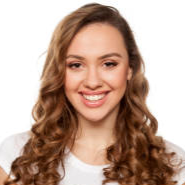
#> input picture Lab1/Part3/images/img5.png, 185 x 185 px, found by its file name
$ python q7.py
#> lines starting #> are read from the running program, lines starting #| are printed output that depends on the picture
import cv2
import numpy as np
import matplotlib.pyplot as plt
img1 = cv2.imread(
    r"S:\Computer Vision\Lab1\Part3\images\img5.png",
    cv2.IMREAD_GRAYSCALE
)
#> img1: shape (185, 185); min 4, max 255, mean 170.7
img2 = cv2.imread(
    r"S:\Computer Vision\Lab1\Part3\images\img6.png",
    cv2.IMREAD_GRAYSCALE
)
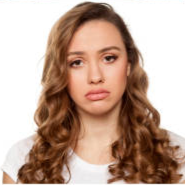
#> input picture Lab1/Part3/images/img6.png, 185 x 185 px, found by its file name
#> img2: shape (185, 185); min 5, max 255, mean 171.3
if img1 is None or img2 is None:
    raise FileNotFoundError("Could not load one or both images.")
# Make both images the same size
img2 = cv2.resize(
    img2,
    (img1.shape[1], img1.shape[0])
)


# Convert to float
img1 = img1.astype(np.float32)
img2 = img2.astype(np.float32)


# =========================================================
# 2. PARAMETERS
# =========================================================

levels = 5

# Bilateral filter parameters
d = 9
sigma_color = 75
sigma_space = 75


# =========================================================
# 3. BILATERAL PYRAMID
# =========================================================

def bilateral_pyramid(
    img,
    levels,
    d,
    sigma_color,
    sigma_space
):

    pyramid = [img]

    current = img.copy()

    for i in range(levels):

        # Bilateral filtering
        filtered = cv2.bilateralFilter(
            current.astype(np.float32),
            d,
            sigma_color,
            sigma_space
        )

        # Downsample
        current = cv2.resize(
            filtered,
            (
                filtered.shape[1] // 2,
                filtered.shape[0] // 2
            ),
            interpolation=cv2.INTER_LINEAR
        )

        pyramid.append(current)

    return pyramid


# =========================================================
# 4. NORMAL GAUSSIAN PYRAMID
# =========================================================

def gaussian_pyramid(img, levels):

#> called with levels = 5
    pyramid = [img]

    current = img.copy()

    for i in range(levels):

        current = cv2.pyrDown(current)

        pyramid.append(current)
#> after the loop, current = [[255, 249.6, 199.7, 146.2, 201.1, 250.9], [254.6, 238.8, 176.5, 150.8, 178.9, 242.4], [252.9, 217.6, 152.3, 159.7, 156.6, 226.9], [247.6, 190.3, 121.4, 143.7, 130.3, 209.3], [225.4, 155.9, 106.7, 135.8, 99.95, 166.5], [168.3, 116.1, 137, 160, 84.91, 105.4]]; pyramid = 6 items

    return pyramid


# =========================================================
# 5. LAPLACIAN PYRAMID
# =========================================================

def laplacian_pyramid(gaussian):

    laplacian = []

    for i in range(len(gaussian) - 1):

        h, w = gaussian[i].shape

        expanded = cv2.resize(
            gaussian[i + 1],
            (w, h),
            interpolation=cv2.INTER_LINEAR
        )

        L = gaussian[i] - expanded

        laplacian.append(L)

    # Smallest level
    laplacian.append(
        gaussian[-1]
    )

    return laplacian


# =========================================================
# 6. CREATE PYRAMIDS FOR IMAGE 1
# =========================================================

gaussian1 = gaussian_pyramid(
    img1,
    levels
)
#> gaussian1 = 6 items

bilateral1 = bilateral_pyramid(
    img1,
    levels,
    d,
    sigma_color,
    sigma_space
)
#> bilateral1 = 6 items

laplacian1 = laplacian_pyramid(
    bilateral1
)
#> the loop in laplacian_pyramid, `for i in range(len(gaussian) - 1): ` made 5 passes
#> (h, w) on passes 1 to 5: (185, 185), (92, 92), (46, 46), (23, 23), (11, 11)
#> pass 1, in laplacian_pyramid, `L = gaussian[i] - expanded`:
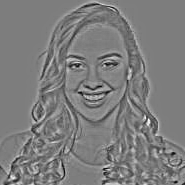
#> L: shape (185, 185) float32; min -74.75, max 76.58, mean 0; drawn with min black and max white
#> after the loop in laplacian_pyramid, `for i in range(len(gaussian) - 1):`: laplacian = 5 items
#> laplacian1 = 6 items


# =========================================================
# 7. CREATE PYRAMIDS FOR IMAGE 2
# =========================================================

gaussian2 = gaussian_pyramid(
    img2,
    levels
)
#> gaussian2 = 6 items

bilateral2 = bilateral_pyramid(
    img2,
    levels,
    d,
    sigma_color,
    sigma_space
)
#> bilateral2 = 6 items

laplacian2 = laplacian_pyramid(
    bilateral2
)
#> the loop in laplacian_pyramid (call 2), `for i in range(len(gaussian) - 1): ` made 5 passes
#> pass 1, in laplacian_pyramid (call 2), `L = gaussian[i] - expanded`:
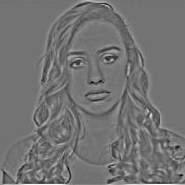
#> L: shape (185, 185) float32; min -87.85, max 106.9, mean 0.1; drawn with min black and max white
#> laplacian2 = 6 items


# =========================================================
# 8. MIX LAPLACIAN PYRAMIDS
# =========================================================

mixed_pyramid = []

for i in range(len(laplacian1)):

    # Fine levels → Image 2
    # Coarse levels → Image 1

    if i < 2:

        mixed = laplacian2[i]

    else:

        mixed = laplacian1[i]

    mixed_pyramid.append(
        mixed
    )
#> this loop made 6 passes
#> after the loop, mixed_pyramid = 6 items


# =========================================================
# 9. RECONSTRUCT FINAL IMAGE
# =========================================================

result = mixed_pyramid[-1]
#> result = [[231.9, 200.3, 164.7, 191.7, 230.4], [225.3, 177.3, 159.6, 170.7, 222.7], [210.4, 148.4, 142.1, 147.4, 205.5], [176.7, 130.5, 130, 121, 161.5], [130.5, 126.9, 129.3, 110.4, 106.4]]

for i in range(
    len(mixed_pyramid) - 2,
    -1,
    -1
):

    h, w = mixed_pyramid[i].shape

    result = cv2.resize(
        result,
        (w, h),
        interpolation=cv2.INTER_LINEAR
    )

    result = result + mixed_pyramid[i]
#> this loop made 5 passes
#> (i, h, w) on passes 1, 2, 4, 5: (4, 11, 11), (3, 23, 23), (1, 92, 92), (0, 185, 185)
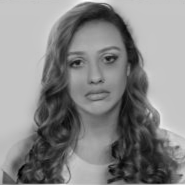
#> result: shape (185, 185) float32; min -9.14, max 331.1, mean 171.1; drawn with min black and max white


result = np.clip(
    result,
    0,
    255
).astype(np.uint8)


# =========================================================
# 10. DISPLAY EVERYTHING ON ONE SCREEN
# =========================================================

plt.figure(figsize=(16, 10))


# ---------------------------------------------------------
# ORIGINAL IMAGE 1
# ---------------------------------------------------------

plt.subplot(3, 4, 1)

plt.imshow(
    img1,
    cmap="gray"
)

plt.title("Image 1")
plt.axis("off")


# ---------------------------------------------------------
# ORIGINAL IMAGE 2
# ---------------------------------------------------------

plt.subplot(3, 4, 2)

plt.imshow(
    img2,
    cmap="gray"
)

plt.title("Image 2")
plt.axis("off")


# ---------------------------------------------------------
# GAUSSIAN PYRAMID
# ---------------------------------------------------------

plt.subplot(3, 4, 3)

plt.imshow(
    gaussian1[2],
    cmap="gray"
)

plt.title("Gaussian Pyramid - Level 2")
plt.axis("off")


# ---------------------------------------------------------
# BILATERAL PYRAMID
# ---------------------------------------------------------

plt.subplot(3, 4, 4)

plt.imshow(
    bilateral1[2],
    cmap="gray"
)

plt.title("Bilateral Pyramid - Level 2")
plt.axis("off")


# ---------------------------------------------------------
# LAPLACIAN LEVEL
# ---------------------------------------------------------

lap_display = np.abs(
    laplacian1[1]
)

lap_display = cv2.normalize(
    lap_display,
    None,
    0,
    255,
    cv2.NORM_MINMAX
)


plt.subplot(3, 4, 5)

plt.imshow(
    lap_display,
    cmap="gray"
)

plt.title("Laplacian Level 1")
plt.axis("off")


# ---------------------------------------------------------
# BILATERAL LEVEL
# ---------------------------------------------------------

plt.subplot(3, 4, 6)

plt.imshow(
    bilateral1[1],
    cmap="gray"
)

plt.title("Bilateral Level 1")
plt.axis("off")


# ---------------------------------------------------------
# LOWEST GAUSSIAN
# ---------------------------------------------------------

plt.subplot(3, 4, 7)

plt.imshow(
    gaussian1[-1],
    cmap="gray"
)

plt.title("Smallest Gaussian Level")
plt.axis("off")


# ---------------------------------------------------------
# LOWEST BILATERAL
# ---------------------------------------------------------

plt.subplot(3, 4, 8)

plt.imshow(
    bilateral1[-1],
    cmap="gray"
)

plt.title("Smallest Bilateral Level")
plt.axis("off")


# ---------------------------------------------------------
# IMAGE 1 LAPLACIAN
# ---------------------------------------------------------

lap1_display = np.abs(
    laplacian1[0]
)

lap1_display = cv2.normalize(
    lap1_display,
    None,
    0,
    255,
    cv2.NORM_MINMAX
)


plt.subplot(3, 4, 9)

plt.imshow(
    lap1_display,
    cmap="gray"
)

plt.title("Laplacian Fine Details")
plt.axis("off")


# ---------------------------------------------------------
# IMAGE 2 LAPLACIAN
# ---------------------------------------------------------

lap2_display = np.abs(
    laplacian2[0]
)

lap2_display = cv2.normalize(
    lap2_display,
    None,
    0,
    255,
    cv2.NORM_MINMAX
)
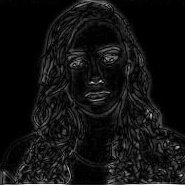
#> lap2_display: shape (185, 185) float32; min 0, max 255, mean 17.4


plt.subplot(3, 4, 10)

plt.imshow(
    lap2_display,
    cmap="gray"
)

plt.title("Image 2 Fine Details")
plt.axis("off")


# ---------------------------------------------------------
# FINAL RESULT
# ---------------------------------------------------------

plt.subplot(3, 4, 11)

plt.imshow(
    result,
    cmap="gray"
)

plt.title("Bilateral + Laplacian Mixed")
plt.axis("off")


# ---------------------------------------------------------
# NORMAL GAUSSIAN MIX RESULT
# ---------------------------------------------------------

# Simple comparison
normal_mixed = (
    0.5 * img1 +
    0.5 * img2
)
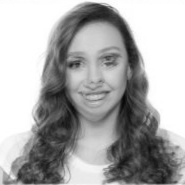
#> normal_mixed: shape (185, 185) float32; min 8, max 255, mean 171

normal_mixed = np.clip(
    normal_mixed,
    0,
    255
).astype(np.uint8)


plt.subplot(3, 4, 12)

plt.imshow(
    normal_mixed,
    cmap="gray"
)

plt.title("Simple Image Mix")
plt.axis("off")


plt.tight_layout()
plt.show()
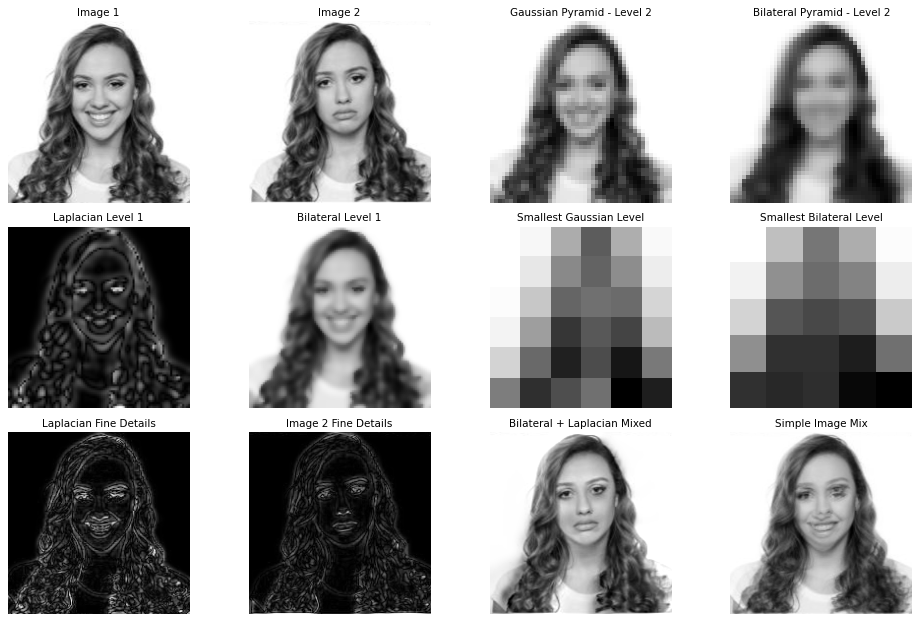
#> figure drawn by matplotlib, 12 panels
